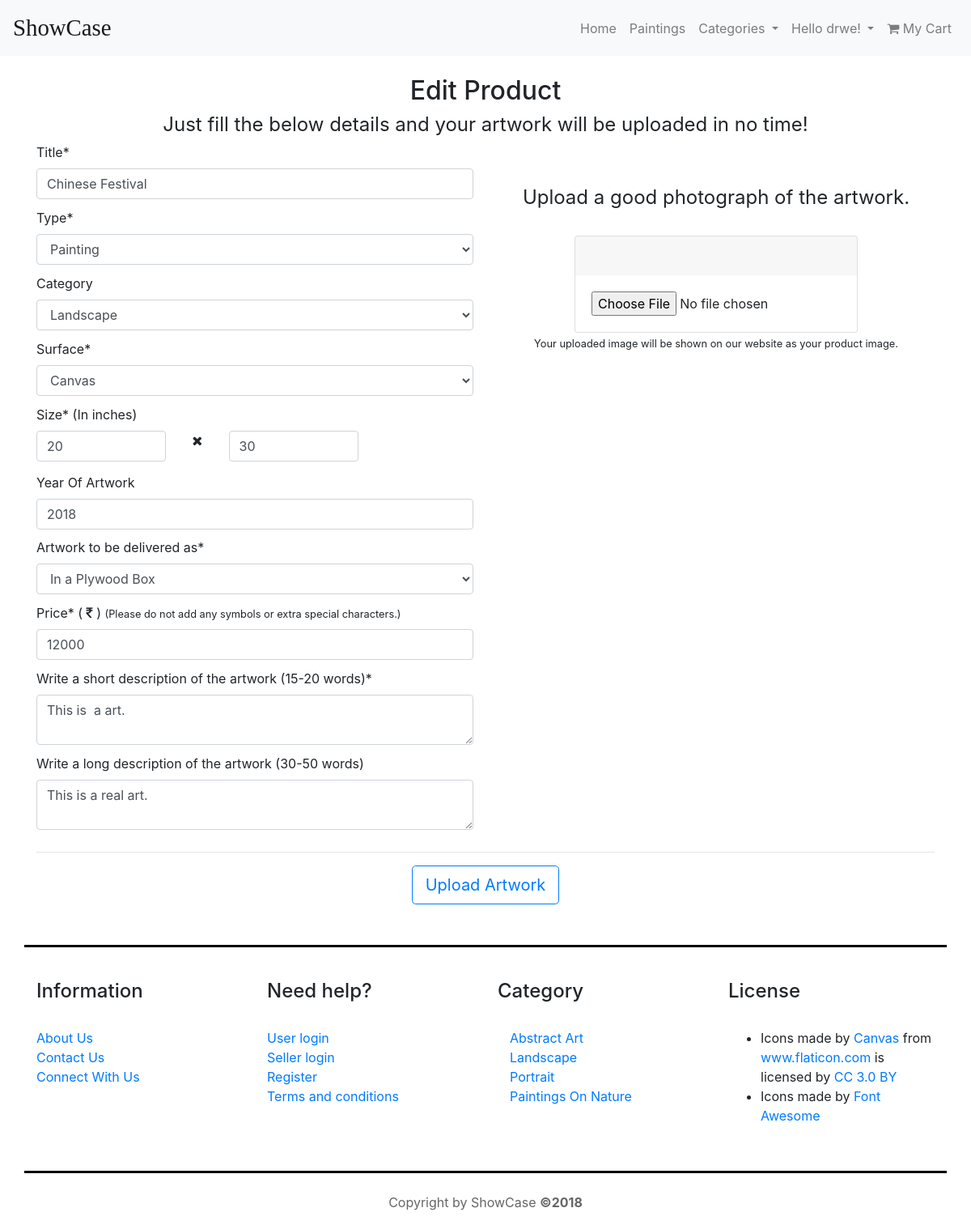
Screenshot of /edit.php?product_id=8889 (signed in) with the database file from the repository.
### tables this page shows
CREATE TABLE `product` (
  `id` int(11) NOT NULL,
  `title` varchar(255) DEFAULT NULL,
  `type` varchar(255) DEFAULT NULL,
  `surface` varchar(255) DEFAULT NULL,
  `delivery` varchar(255) DEFAULT NULL,
  `image` varchar(255) DEFAULT NULL,
  `longdesc` mediumtext,
  `shortdesc` varchar(255) DEFAULT NULL,
  `yearofartwork` year(4) DEFAULT NULL,
  `width` int(11) DEFAULT NULL,
  `height` int(11) DEFAULT NULL,
  `price` int(11) DEFAULT NULL,
  `sellerid` int(11) DEFAULT NULL,
  `category` varchar(255) DEFAULT NULL
);

### function.php (called while the page is built, shortened)
<?php
class DB_connect
{
	function __construct()
	{
		$conn = new mysqli(SERVERNAME, 'root', PASSWORD,DATABASENAME);
		$this->dbh=$conn;
	}
	public function selectbyid($id,$tablename)
	{
		$result=mysqli_query($this->dbh,"SELECT * FROM $tablename WHERE id=$id;");
		return $result;
	}
}
?>

### edit.php (the view, shortened to what this page needs)
<?php
$product_id=$_GET['product_id']-8887;
require_once "function.php";
$edit=new DB_connect();
$result=$edit->selectbyid($product_id,'product');
$row=mysqli_fetch_array($result);
?>
<!DOCTYPE html>
<html>
<head>
	<link rel="stylesheet" href="https://maxcdn.bootstrapcdn.com/bootstrap/4.1.0/css/bootstrap.min.css">
	<link rel="stylesheet" href="https://cdnjs.cloudflare.com/ajax/libs/font-awesome/4.7.0/css/font-awesome.min.css">
	<link rel="stylesheet" href="style.css">
</head>
<body>
	<?php 	if(isset($_SESSION['seller_name'])){include "elements/headerseller.php";}
			else if(isset($_SESSION['buyer_name'])){include "elements/headerbuyer.php";}
			else {include "elements/header.php";}
	 ?>
	 <div class="container">
	 	<h1 class="text-center">Edit Product</h1>
	 	<h2 class="text-center">Just fill the below details and your artwork will be uploaded in no time!</h2>
		<form  method="post" action="controllers/edit_in_product_table.php?product_id=<?php echo $product_id;?>" id="upload" enctype="multipart/form-data">
			<div class="row">
	 		<div class="col-md-6">
			 		<label for="title">Title*</label>
					<input type="text" name="title" id="title" class="form-control" value="<?php echo $row['title']; ?>">
					<label for="type">Type*</label>
					<select class="form-control" name="type" id="type">
					  <option value="Painting"  <?php if($row['type']=='Painting'){echo 'selected';} ?>>Painting</option>
					</select>
					<label for="category">Category</label>
					<select class="form-control" name="category" id="category">
					  <option value="Landscape" <?php if($row['category']=='Landscape'){echo 'selected';} ?>>Landscape</option>
					</select>
					<label for="surface">Surface*</label>
					<select class="form-control" name="surface" id="surface">
					  <option value="Canvas" <?php if($row['surface']=='Canvas'){echo 'selected';} ?>>Canvas</option>
					</select>
					<label for="size">Size* (In inches)</label>
					<div class="row">
						<div class="col-sm-4">
							<input type="number" name="width" id="width" class="form-control" placeholder="Width"
							value="<?php echo $row['width']; ?>">
						</div>
						<div class="col-sm-1 text-center">
							<i class="fa fa-times"></i>
						</div>
						<div class="col-sm-4">
							<input type="number" name="height" id="height" class="form-control" placeholder="Height"
							value="<?php echo $row['height']; ?>">
						</div>
					</div>
					<label for="yearofartwork">Year Of Artwork</label>
					<input type="number" name="yearofartwork" id="yearofartwork" class="form-control" placeholder="YYYY"
					value="<?php echo $row['yearofartwork']; ?>">
					<label for="delivery">Artwork to be delivered as*</label>
					<select class="form-control" name="delivery" id="delivery">
						<option value="Boxed"  <?php if($row['delivery']=='Boxed'){echo 'selected';} ?>>In a Plywood Box</option>
					</select>
					<label for="price">Price* ( <i class="fa fa-rupee"></i> )</label>
					<small>(Please do not add any symbols or extra special characters.)</small>
					<input type="number" name="price" id="price" class="form-control" value="<?php echo $row['price']; ?>">
					<label for="shortdesc">Write a short description of the artwork (15-20 words)*</label>
					<textarea class="form-control" id="shortdesc" name="shortdesc"><?php echo $row['shortdesc']; ?></textarea>
					<label for="longdesc">Write a long description of the artwork (30-50 words)</label>
					<textarea class="form-control" id="longdesc" name="longdesc"><?php echo $row['longdesc']; ?></textarea>
	 		</div>
	 		<div class="col-md-6">
	 			<div class="text-center" style="padding-top:10%;">
	 				<h2>Upload a good photograph of the artwork.</h2>
	 				<br>
		 			<div class="card text-center" style="max-width:350px;margin:auto;">
		 				<div class="card-header">
		 				</div>
		 				<div class="card-body">
		 					<div class="text-center">
			 					<input type="file" name="image" id="image" accept="image/png,image/jpeg">
			 				</div>
			 			</div>
			 		</div>
			 		<small>Your uploaded image will be shown on our website as your product image.</small>
			 	</div>
	 		</div>
	 	 </div>
	 	 <hr>
	 	 <div class="text-center">
	 	 	<button type="button" class="btn custom-btn btn-lg" id="noSubmit">Upload Artwork</button>
	 	 </div>
	 	</form>
	 	</div>
	 <?php include "elements/footer.php" ?>

### style.css (style rules this page uses)
h1 { font-size:2rem; }
h2 { font-size: 1.5rem;font-weight:bold; }
h2 { font-weight:normal; }
.custom-btn { background-color: white;border:1px solid #007bff;color:#007bff; }
.card-header { border:none; }

### rows the page displays
product: title "Chinese Festival", type "Painting", category "Landscape", surface "Canvas", width "20", height "30", yearofartwork "2018", delivery "In a Plywood Box", price "12000", shortdesc "This is a art.", longdesc "This is a real art."

### other values shown
$_SESSION["seller_name"] "drwe"
